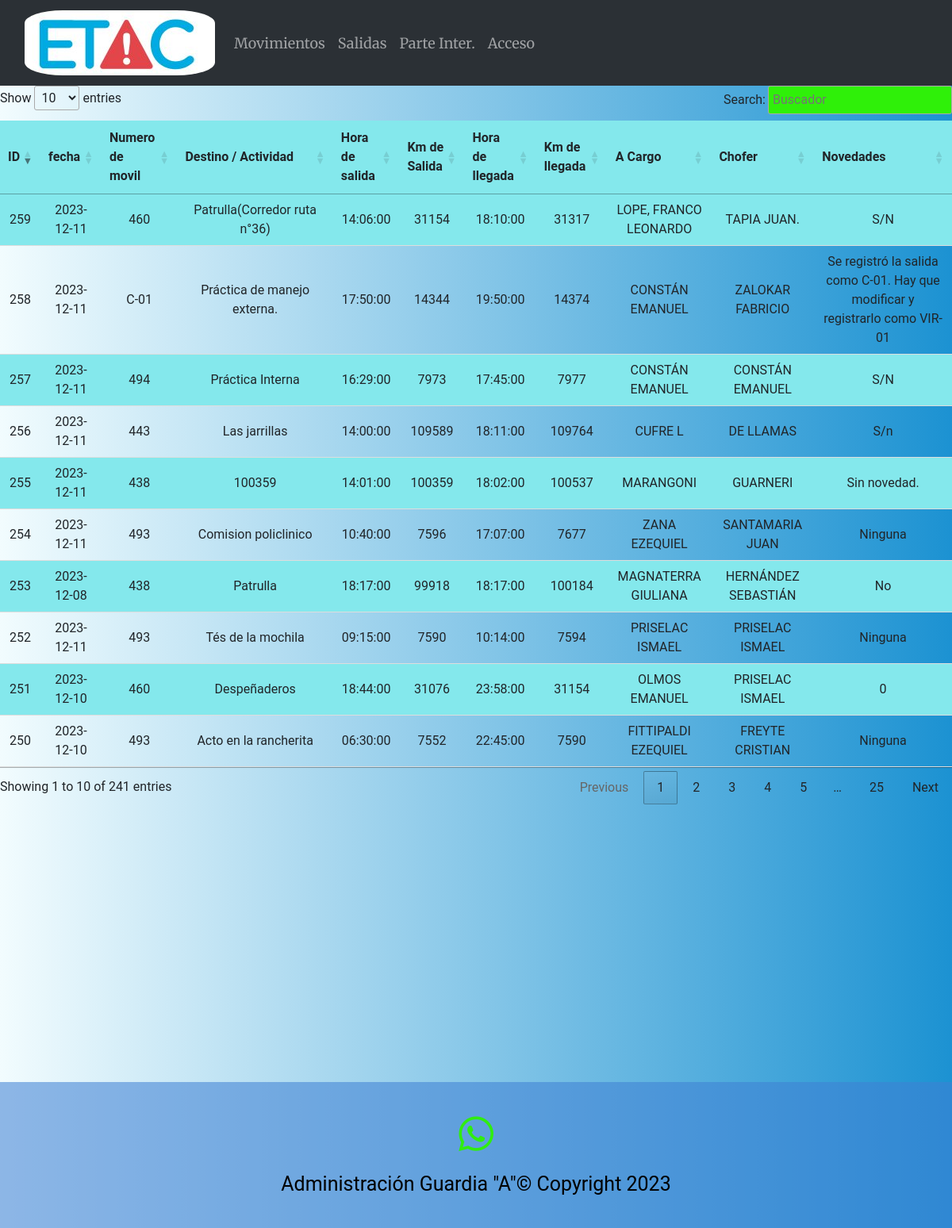
Page /movimientos on the committed database.
### main.py (models this page shows)
    class Movimientos_moviles(db.Model):
        __tablename__ = 'Movimientos_moviles'  # Agrega esta línea para especificar el nombre de la tabla en la base de datos
        id_movimiento = db.Column(db.Integer, primary_key=True)
        fecha = db.Column(db.Date)
        numero_movil = db.Column(db.Integer)
        destino = db.Column(db.String(1000))
        hora_salida = db.Column(db.Time)
        km_salida = db.Column(db.Integer)
        hora_llegada = db.Column(db.Time)
        km_llegada = db.Column(db.Integer)
        a_cargo = db.Column(db.String(50))
        chofer = db.Column(db.String(50))
        novedades = db.Column(db.String(100))

### main.py (the view)
@app.route('/movimientos')
def movimientos():
    movimientos = Movimientos_moviles.query.order_by(Movimientos_moviles.id_movimiento).all()
    return render_template("movimientos.html", moviles=movimientos)

### templates/movimientos.html (shortened to what this page needs)
{% extends "base.html" %}
{% block content %}
{% if moviles %}
<table class="tabla_agentes" id="tablacarnet2" >
        <thead>
        <tr>
            <th>ID</th>
            <th>fecha</th>
            <th>Numero de movil</th>
            <th>Destino / Actividad</th>
            <th>Hora de salida</th>
            <th>Km de Salida</th>
            <th>Hora de llegada</th>
            <th>Km de llegada</th>
            <th>A Cargo</th>
            <th>Chofer</th>
            <th>Novedades</th>
        </tr>
        </thead>
    <tbody>
    {% for eco in moviles %}
    <tr>
            <td>{{ eco.id_movimiento }}</td>
            <td>{{ eco.fecha }}</td>
            <td>{{ eco.numero_movil }}</td>
            <td>{{ eco.destino }}</td>
            <td>{{ eco.hora_salida }}</td>
            <td>{{ eco.km_salida }}</td>
            <td>{{ eco.hora_llegada }}</td>
            <td>{{ eco.km_llegada }}</td>
            <td>{{ eco.a_cargo }}</td>
            <td>{{ eco.chofer }}</td>
            <td>{{ eco.novedades }}</td>
        </tr>
    {% endfor %}
    </tbody>
</table>
{% else %}
<p>No hay movimientos registrados.</p>
{% endif %}
{% endblock %}

### templates/base.html (shortened to what this page needs)
<!DOCTYPE html>
<html lang="es">
<head>
  <link rel="stylesheet" href="sweetalert2.min.css">
    <link rel="stylesheet" type="text/css" href="https://cdn.datatables.net/1.11.5/css/jquery.dataTables.css">
  <link href="https://cdn.jsdelivr.net/npm/bootstrap@5.3.0-alpha3/dist/css/bootstrap.min.css" rel="stylesheet">
   <link rel="stylesheet" href="https://stackpath.bootstrapcdn.com/bootstrap/4.5.2/css/bootstrap.min.css">
  <link rel="stylesheet" href="{{ url_for('static', filename='style.css') }}">
</head>
<body>
<header>
  <nav class="navbar navbar-expand-lg bg-body-tertiary" data-bs-theme='dark'>
    <div class="container-fluid">
      <a class="navbar-brand" href="{{ url_for('index') }}">
        <img class="logo" src="../static/img/logoetac.png">
      </a>
      <div class="collapse navbar-collapse" id="navbarNav">
        <ul class="navbar-nav">
            <li class="nav-item">
            <a class="nav-link" href="movimientos">Movimientos</a>
          </li>
            <li class="nav-item">
            <a class="nav-link" href="salidas">Salidas</a>
          </li>
            <li class="nav-item">
            <a class="nav-link" href="registrar_parte">Parte Inter.</a>
          </li>
          {% if not current_user.is_authenticated %}
          <li class="nav-item">
            <a class="nav-link" href="login">Acceso</a>
          </li>
          {% endif %}
        </ul>
      </div>
    </div>
  </nav>
</header>
{% block content %}
{% endblock %}
<footer class="piepag" id="white-seccion footer">
    <a href="https://api.whatsapp.com/send?phone=5493513946728" target="_blank"><i class="icono-final fa-brands fa-whatsapp fa-2x"></i></a>
        <p class="creditos">Administración Guardia "A"© Copyright 2023</p>
</footer>
</body>
</html>

### static/style.css (style rules this page uses)
body { background: #1c92d2; background: -webkit-linear-gradient(to right, #f2fcfe, #1c92d2); background: linear-gradient(to right, #f2fcfe, #1c92d2); text-align:center; font-family:"Roboto"; }
.logo { border-radius: 20%; }
header { font-size:18px; font-family:"Merriweather"; }
table { width: 100%; border-collapse: collapse; margin-bottom: 20px; }
th { background-color: #f2f2f2; text-align: left; padding: 10px; }
td { padding: 10px; border-bottom: 1px solid #ddd; }
tr:nth-child(odd) { background-color: #84E8EC; }
.tabla_agentes th { background-color: #84E8EC; text-align: left; padding: 10px; }
.tabla_agentes td { padding: 10px; border-bottom: 1px solid #ddd; }
.tabla_agentes tr:nth-child(odd) { background-color: #84E8EC; }
.piepag { color:black; margin-top: 350px; background-color:#3f80d58f; font-size:25px; padding:20px; }
.icono-final { margin: 20px; color:#30ED10; }

### rows in the picture
Movimientos_moviles: id_movimiento "250", fecha "2023-12-10", numero_movil "493", destino "Acto en la rancherita", hora_salida "06:30:00", km_salida "7552", hora_llegada "22:45:00", km_llegada "7590", a_cargo "FITTIPALDI EZEQUIEL", chofer "FREYTE CRISTIAN", novedades "Ninguna"
Movimientos_moviles: id_movimiento "251", fecha "2023-12-10", numero_movil "460", destino "Despeñaderos", hora_salida "18:44:00", km_salida "31076", hora_llegada "23:58:00", km_llegada "31154", a_cargo "OLMOS EMANUEL", chofer "PRISELAC ISMAEL", novedades "0"
Movimientos_moviles: id_movimiento "252", fecha "2023-12-11", numero_movil "493", destino "Tés de la mochila", hora_salida "09:15:00", km_salida "7590", hora_llegada "10:14:00", km_llegada "7594", a_cargo "PRISELAC ISMAEL", chofer "PRISELAC ISMAEL", novedades "Ninguna"
Movimientos_moviles: id_movimiento "253", fecha "2023-12-08", numero_movil "438", destino "Patrulla", hora_salida "18:17:00", km_salida "99918", hora_llegada "18:17:00", km_llegada "100184", a_cargo "MAGNATERRA GIULIANA", chofer "HERNÁNDEZ SEBASTIÁN", novedades "No"
Movimientos_moviles: id_movimiento "254", fecha "2023-12-11", numero_movil "493", destino "Comision policlinico", hora_salida "10:40:00", km_salida "7596", hora_llegada "17:07:00", km_llegada "7677", a_cargo "ZANA EZEQUIEL", chofer "SANTAMARIA JUAN", novedades "Ninguna"
Movimientos_moviles: id_movimiento "255", fecha "2023-12-11", numero_movil "438", destino "100359", hora_salida "14:01:00", km_salida "100359", hora_llegada "18:02:00", km_llegada "100537", a_cargo "MARANGONI", chofer "GUARNERI", novedades "Sin novedad."
Movimientos_moviles: id_movimiento "256", fecha "2023-12-11", numero_movil "443", destino "Las jarrillas", hora_salida "14:00:00", km_salida "109589", hora_llegada "18:11:00", km_llegada "109764", a_cargo "CUFRE L", chofer "DE LLAMAS", novedades "S/n"
Movimientos_moviles: id_movimiento "257", fecha "2023-12-11", numero_movil "494", destino "Práctica Interna", hora_salida "16:29:00", km_salida "7973", hora_llegada "17:45:00", km_llegada "7977", a_cargo "CONSTÁN EMANUEL", chofer "CONSTÁN EMANUEL", novedades "S/N"
Movimientos_moviles: id_movimiento "258", fecha "2023-12-11", numero_movil "C-01", destino "Práctica de manejo externa.", hora_salida "17:50:00", km_salida "14344", hora_llegada "19:50:00", km_llegada "14374", a_cargo "CONSTÁN EMANUEL", chofer "ZALOKAR FABRICIO", novedades "Se registró la salida como C-01. Hay que modificar y registrarlo como VIR- 01"
Movimientos_moviles: id_movimiento "259", fecha "2023-12-11", numero_movil "460", destino "Patrulla(Corredor ruta n°36)", hora_salida "14:06:00", km_salida "31154", hora_llegada "18:10:00", km_llegada "31317", a_cargo "LOPE, FRANCO LEONARDO", chofer "TAPIA JUAN.", novedades "S/N"
